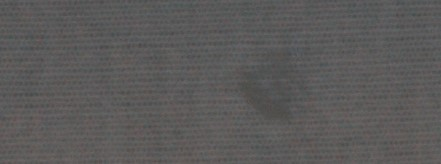
#> input picture 计算机视觉/baibu/density/i2.jpg, 441 x 164 px
$ python -i density_test.py   (imports and definitions only)
#> lines starting #> are read from the running program, lines starting #| are printed output that depends on the picture
#> further down, picture is the input picture: shape (164, 441, 3); mean B, G, R 89.3, 89.8, 91.2
from density import DensityTool
from cv2 import cv2
import pandas as pd
import os
import time
import numpy as np
import math


def enhance_hist(image: np.ndarray) -> np.ndarray:
    """
    基于直方图均衡化，将一副图像的直方图分布变成近似均匀分布，从而增强图像的对比度。
    https://zhuanlan.zhihu.com/p/44918476
    """
    r, g, b = cv2.split(image)
    r1 = cv2.equalizeHist(r)
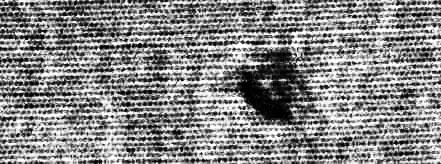
#> r1: shape (164, 441); min 0, max 255, mean 135.6
    g1 = cv2.equalizeHist(g)
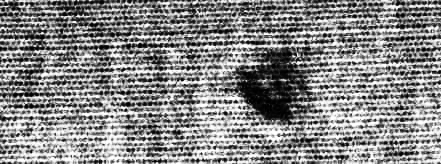
#> g1: shape (164, 441); min 0, max 255, mean 135.4
    b1 = cv2.equalizeHist(b)
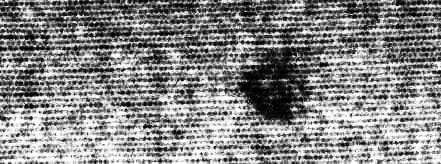
#> b1: shape (164, 441); min 0, max 255, mean 134.4
    image_equal_clo = cv2.merge([r1, g1, b1])
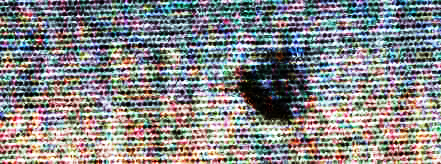
#> image_equal_clo: shape (164, 441, 3); mean B, G, R 135.6, 135.4, 134.4
    return image_equal_clo


# [74 lines left out: functions print_list, function, check_data, csv_writer, not called in this run]


# [2 lines not run here, left out]

>>> import cv2
>>> picture = cv2.imread('i2.jpg')
>>> result = enhance_hist(picture)

$ run again, on 计算机视觉/baibu/density/i1.jpg
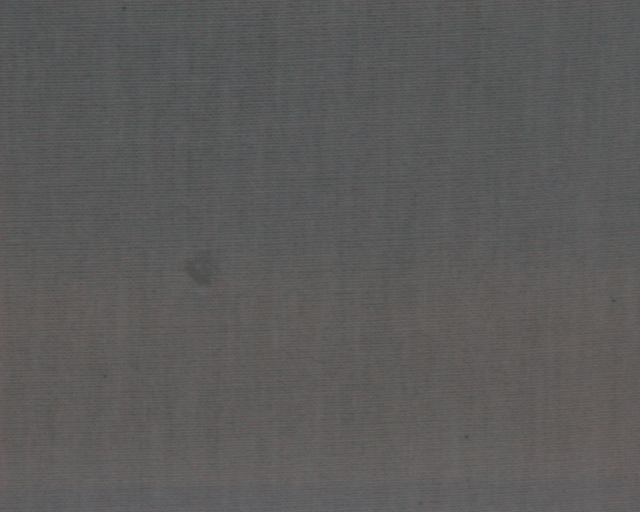
#> input picture 计算机视觉/baibu/density/i1.jpg, 1280 x 1024 px (shown at 1/2 size)
#> picture is the input picture: shape (1024, 1280, 3); mean B, G, R 89.8, 90.2, 91.3
#> in enhance_hist, `b1 = cv2.equalizeHist(b)`:
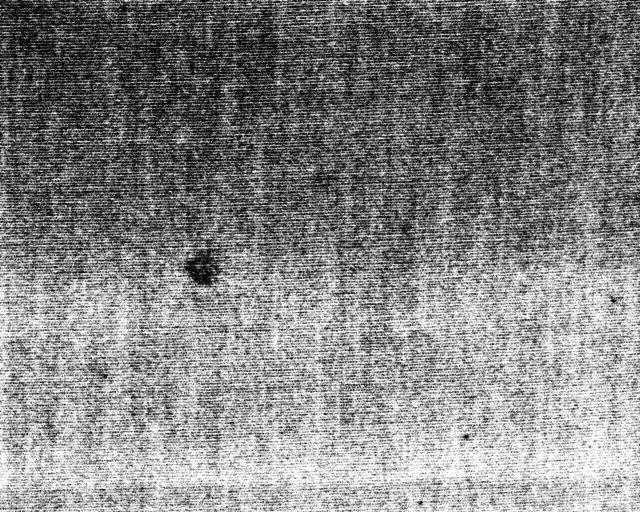
#> b1: shape (1024, 1280) (shown at 1/2 size); min 0, max 255, mean 132.8
#> in enhance_hist, `image_equal_clo = cv2.merge([r1, g1, b1])`:
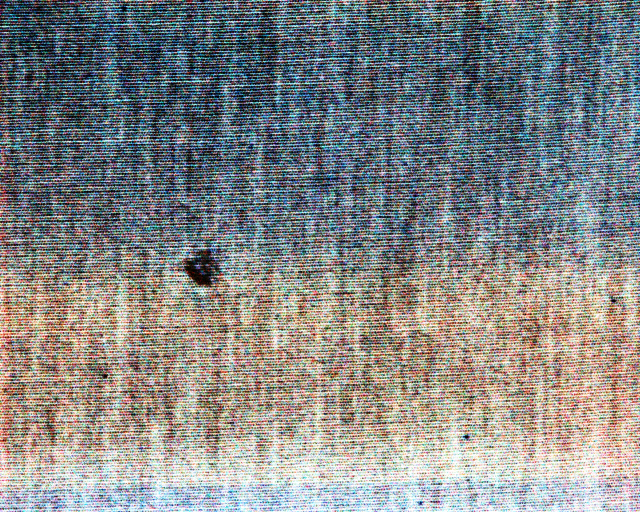
#> image_equal_clo: shape (1024, 1280, 3) (shown at 1/2 size); mean B, G, R 134.4, 134.8, 132.8
